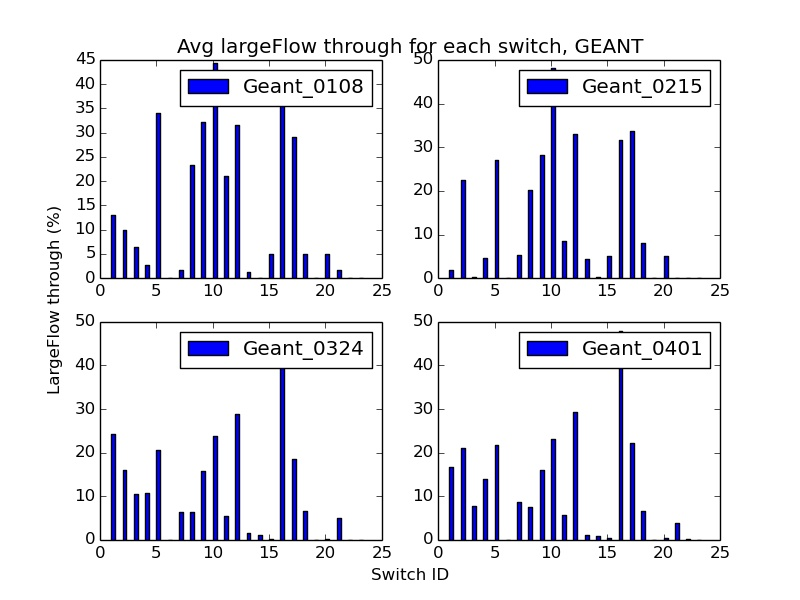

Recreate this plot in Python.
# Calculate how many large flows gone through for each switch (Avg across time)
"""
Parameter: 
Dataset resolution Res--- 15min for Geant
Measurement interval Tao --- Tao = Res
K---number of TCAM entries used for direct measuring
n---number of records maintained
"""
import csv
import sys
import math
import matplotlib.pyplot as plt
import json


import csvread
import draw


K = 0
n = 0
Res = 15
Tao = 15
infile_lst = ['../Geant/scaleNewGeantTraces_0108.csv','../Geant/scaleNewGeantTraces_0215.csv','../Geant/scaleNewGeantTraces_0324.csv','../Geant/scaleNewGeantTraces_0401.csv']


def commandline_reminder():
	global K, Tao, n
	print "please enter the number of TCAM entries available for direct measurement, K > 0"
	K = int(raw_input())
	print "please enter the number of pulling time intervals, in the unit of times of Res"
	Tao = int(raw_input())
	#print "please enter the number of records needed to be maintained"
	#n = int(raw_input())


def postprocess_traffic(traffic):
	# postprocess traffic in terms of pulling intervals
	if not traffic:
		print "Error: No input data"
		return

	# number of flows
	N = len(traffic)
	# number of columns
	T = len(traffic[0])
	""" Debug """
	print "before postprocessing"
	print "number of flows in traffic: ", N
	print "number of columns in traffic: ", T

	p_traffic = []
	for fl in range(N):
		i = 0
		tmp = []
		while (i+Tao <= T):
			tmp.append(sum(traffic[fl][i:i+Tao]))
			i += Tao
		
		p_traffic.append(tmp)
	return p_traffic


def process_sw_route(sw_route):
	post_sw_route = {}
	for sw in sw_route:
		post_sw_route[int(sw)] = []
		for adj in sw_route[sw]:
			for fl in sw_route[sw][adj]:
				post_sw_route[int(sw)].append(fl)	
	
	return post_sw_route


def largeFlowThrough(traffic, post_sw_route):
	if not traffic:
		print "Error: No input data"

	# number of flows
	N = len(traffic)
	# number of columns
	T = len(traffic[0])
        """ Debug """
        print "after postprocessing"
        print "number of flows in traffic: ", N
        print "number of columns in traffic: ", T


	sw_lst = sorted([sw for sw in post_sw_route])
	result = [0] * len(sw_lst)

	t_epoch = 0
	while(t_epoch < T):
		curr = [row[t_epoch] for row in traffic]
		index_curr = sorted(range(len(curr)), key = lambda k: curr[k], reverse=True)[0:K] 
		
		for idx, sw in enumerate(sw_lst):
			match = sum([1 for fl in post_sw_route[sw] if fl in index_curr])
			result[idx] += (float(match) / float(K) * 100)

		t_epoch += 1
	
	if(t_epoch != 0):
		result = [float(k) / float(t_epoch) for k in result]
	return result
			

def main():
	commandline_reminder()

	swRouteFile = '../Geant/Geant_sw_route.json'	
	with open(swRouteFile, 'rb') as ff:
		sw_route = json.load(ff)
	
	""" Result for four dataset in Geant"""
	print "Generating largeFlow throughRate for four dataset in GEANT network ..."
	multi_results = []
	ydelta = 0
	numrows = 2
	numcols = 2
	legend = ['Geant_0108', 'Geant_0215', 'Geant_0324', 'Geant_0401']
	for infile in infile_lst:
		traffic = csvread.csvread(infile)
		traffic = postprocess_traffic(traffic)
		post_sw_route = process_sw_route(sw_route)
		result = largeFlowThrough(traffic, post_sw_route)
		multi_results.append(result)
	
	
	outfile = 'largeFlowThroughSwitch.jpg'
	fig = draw.Draw(outfile)	# create Draw object
	x_axis = sorted([int(sw) for sw in sw_route])
	fig.multidraw_bar_subplot(x_axis, multi_results, numrows, numcols, legend)
	fig.set_title('Avg largeFlow through for each switch, GEANT')
	fig.set_xlabel('Switch ID')
	fig.set_ylabel('LargeFlow through (%)')
	fig.savefig()


if __name__ == "__main__":
	main()			
